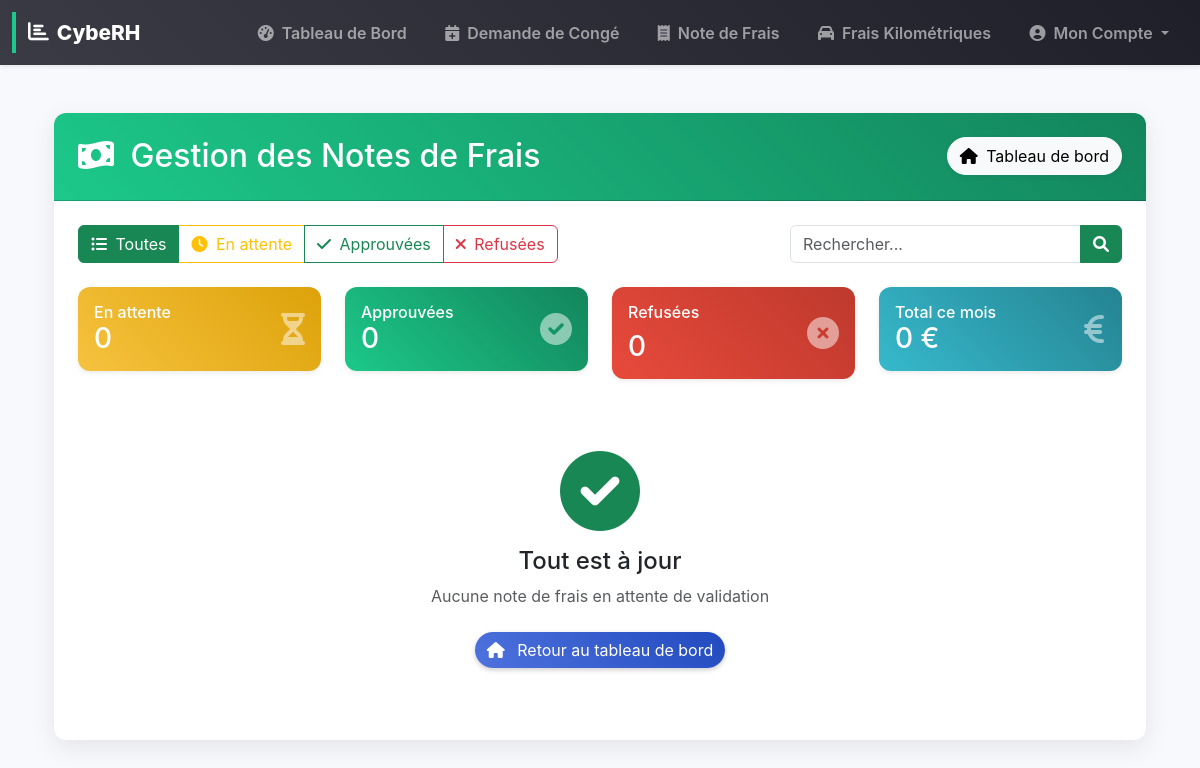
Before: /manage-expenses/ (signed in) with the older database file.
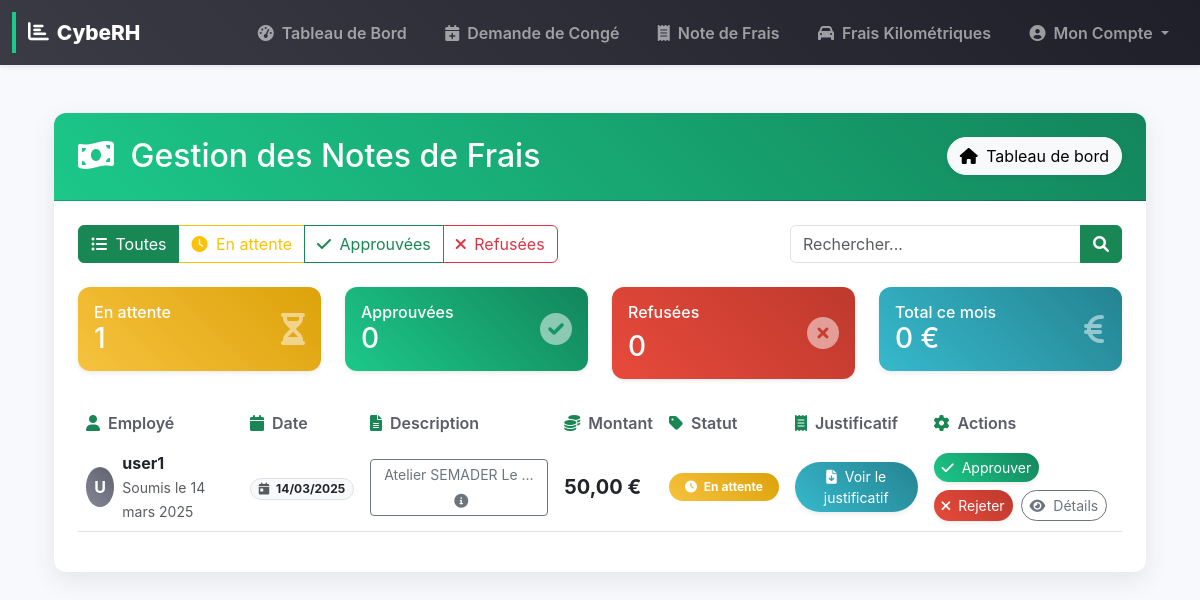
After: the same page with the newer database file.
### rh_management/models.py (models this page shows, shortened)
class ExpenseReport(models.Model):
    user = models.ForeignKey(User, on_delete=models.CASCADE)
    date = models.DateField()
    description = models.CharField(max_length=255)
    amount = models.DecimalField(max_digits=10, decimal_places=2)
    vat = models.DecimalField(max_digits=5, decimal_places=2, default=0.0)
    project = models.CharField(max_length=255, blank=True, null=True)
    location = models.CharField(max_length=255, blank=True, null=True)
    refacturable = models.BooleanField(default=False)
    receipt = models.FileField(upload_to="receipts/", blank=True, null=True)
    status = models.CharField(max_length=10, choices=STATUS_CHOICES, default='pending')
    notification_emails = models.TextField(blank=True, null=True)

### rh_management/views.py (the view)
# urls.py: path("manage-expenses/", manage_expenses_view, name="manage_expenses"),  # Manage expenses
@login_required
@user_passes_test(is_admin_hr_or_encadrant)  # Mise à jour pour inclure les encadrants
def manage_expenses_view(request):
    pending_expenses = ExpenseReport.objects.filter(status='pending')
    return render(request, 'rh_management/manage_expenses.html', {'pending_expenses': pending_expenses})

### rh_management/views.py (called while the page is built)
def is_admin_hr_or_encadrant(user):
    return (user.is_superuser or
            is_rh(user) or  # Utilisation de la fonction is_rh au lieu de la duplication de sa logique
            user.groups.filter(name__in=["HR", "Encadrant"]).exists())

### templates/rh_management/manage_expenses.html (shortened to what the changed rows need)
{% extends "base.html" %}
{% block content %}
<div class="container mt-5">
    <div class="card border-0 shadow-lg rounded-4 overflow-hidden mb-5 animate-fade-in">
        <div class="card-header bg-gradient-success text-white p-4">
            <div class="d-flex justify-content-between align-items-center">
                <h2 class="mb-0"><i class="fas fa-money-bill-wave me-2"></i> Gestion des Notes de Frais</h2>
            </div>
        </div>
        <div class="card-body p-4">
            <div class="row mb-4">
                <div class="col-md-3">
                    <div class="card bg-gradient-warning text-white shadow-sm rounded-4">
                        <div class="card-body p-3">
                            <div class="d-flex justify-content-between align-items-center">
                                <div>
                                    <h6 class="mb-0">En attente</h6>
                                    <h3 class="mb-0">{{ pending_expenses|length|default:"0" }}</h3>
                                </div>
                            </div>
                        </div>
                    </div>
                </div>
            </div>
            {% if pending_expenses %}
            <div class="table-responsive">
                <table class="table table-hover align-middle datatable">
                    <thead class="bg-light">
                        <tr>
                            <th class="border-0">
                                <div class="d-flex align-items-center">
                                    <i class="fas fa-user me-2 text-success"></i>Employé
                                </div>
                            </th>
                            <th class="border-0">
                                <div class="d-flex align-items-center">
                                    <i class="fas fa-calendar me-2 text-success"></i>Date
                                </div>
                            </th>
                            <th class="border-0">
                                <div class="d-flex align-items-center">
                                    <i class="fas fa-file-alt me-2 text-success"></i>Description
                                </div>
                            </th>
                            <th class="border-0">
                                <div class="d-flex align-items-center">
                                    <i class="fas fa-coins me-2 text-success"></i>Montant
                                </div>
                            </th>
                            <th class="border-0">
                                <div class="d-flex align-items-center">
                                    <i class="fas fa-tag me-2 text-success"></i>Statut
                                </div>
                            </th>
                            <th class="border-0">
                                <div class="d-flex align-items-center">
                                    <i class="fas fa-receipt me-2 text-success"></i>Justificatif
                                </div>
                            </th>
                            <th class="border-0">
                                <div class="d-flex align-items-center">
                                    <i class="fas fa-cog me-2 text-success"></i>Actions
                                </div>
                            </th>
                        </tr>
                    </thead>
                    <tbody>
                        {% for expense in pending_expenses %}
                        <tr class="expense-row" data-status="{{ expense.status }}">
                            <td>
                                <div class="d-flex align-items-center">
                                    <div class="avatar-circle bg-gradient-secondary text-white me-2">
                                        {{ expense.user.username|first|upper }}
                                    </div>
                                    <div>
                                        <span class="fw-bold d-block">{{ expense.user.get_full_name|default:expense.user.username }}</span>
                                        <small class="text-muted">Soumis le {{ expense.created_at|date:"d/m/Y"|default:expense.date }}</small>
                                    </div>
                                </div>
                            </td>
                            <td>
                                <span class="badge bg-light text-dark rounded-pill border">
                                    <i class="fas fa-calendar-day text-muted me-1"></i> {{ expense.date|date:"d/m/Y" }}
                                </span>
                            </td>
                            <td>
                                <button type="button" class="btn btn-sm btn-outline-secondary" data-bs-toggle="popover"
                                       data-bs-placement="top" title="Description complète"
                                       data-bs-content="{{ expense.description }}">
                                    <span class="text-truncate d-inline-block" style="max-width: 150px;">
                                        {{ expense.description }}
                                    </span>
                                    <i class="fas fa-info-circle ms-1"></i>
                                </button>
                            </td>
                            <td>
                                <div class="d-flex flex-column">
                                    <span class="fw-bold fs-5">{{ expense.amount }} €</span>
                                </div>
                            </td>
                            <td>
                                <span class="badge bg-gradient-{% if expense.status == 'approved' %}success{% elif expense.status == 'rejected' %}danger{% else %}warning{% endif %} rounded-pill px-3 py-2">
                                    {% if expense.status == 'approved' %}
                                        <i class="fas fa-check-circle me-1"></i> Approuvé
                                    {% elif expense.status == 'rejected' %}
                                        <i class="fas fa-times-circle me-1"></i> Refusé
                                    {% else %}
                                        <i class="fas fa-clock me-1"></i> En attente
                                    {% endif %}
                                </span>
                            </td>
                            <td>
                                {% if expense.receipt %}
                                    <a href="{{ expense.receipt.url }}" target="_blank" class="btn btn-gradient-info btn-sm rounded-pill shadow-sm">
                                        <i class="fas fa-file-download me-1"></i> Voir le justificatif
                                    </a>
                                {% else %}
                                    <span class="badge bg-gradient-danger rounded-pill px-3">
                                        <i class="fas fa-times me-1"></i> Non fourni
                                    </span>
                                {% endif %}
                            </td>
                            <td>
                                <div class="d-flex gap-2 flex-wrap">
                                    {% if expense.status == "pending" %}
                                        <button class="btn btn-gradient-success btn-sm rounded-pill shadow-sm approve-btn"
                                                data-expense-id="{{ expense.id }}" data-bs-toggle="modal" data-bs-target="#approveModal">
                                            <i class="fas fa-check me-1"></i> Approuver
                                        </button>
                                        <button class="btn btn-gradient-danger btn-sm rounded-pill shadow-sm reject-btn"
                                                data-expense-id="{{ expense.id }}" data-bs-toggle="modal" data-bs-target="#rejectModal">
                                            <i class="fas fa-times me-1"></i> Rejeter
                                        </button>
                                    {% endif %}
                                    <button class="btn btn-outline-secondary btn-sm rounded-pill details-btn"
                                            data-bs-toggle="modal" data-bs-target="#detailsModal"
                                            data-expense-id="{{ expense.id }}"
                                            data-description="{{ expense.description }}"
                                            data-amount="{{ expense.amount }}"
                                            data-date="{{ expense.date }}"
                                            data-user="{{ expense.user.get_full_name|default:expense.user.username }}"
                                            data-project="{{ expense.project|default:'' }}"
                                            data-location="{{ expense.location|default:'' }}">
                                        <i class="fas fa-eye me-1"></i> Détails
                                    </button>
                                </div>
                            </td>
                        </tr>
                        {% endfor %}
                    </tbody>
                </table>
            </div>
            {% else %}
                <div class="text-center py-5">
                    <div class="d-flex flex-column align-items-center">
                        <div class="empty-state mb-3">
                            <i class="fas fa-check-circle fa-5x text-success"></i>
                        </div>
                        <h4>Tout est à jour</h4>
                        <p class="text-muted">Aucune note de frais en attente de validation</p>
                        <a href="{% url 'dashboard' %}" class="btn btn-gradient-primary mt-2 rounded-pill">
                            <i class="fas fa-home me-2"></i> Retour au tableau de bord
                        </a>
                    </div>
                </div>
            {% endif %}
        </div>
    </div>
</div>
{% endblock %}

Changed rows visible on the page:
added ExpenseReport: user.username|first "U", user.get_full_name "user1", created_at "14 mars 2025", date "14/03/2025", description "Atelier SEMADER Le…", amount "50,00", status "pending" (drawn)
Other visible differences:
{{ pending_expenses|length|default:"0" }}: "0" → "1"
text no longer shown: "Tout est à jour Aucune note de frais en attente de validation Retour au tableau de bord"
text now shown: "Employé Date Description Montant Statut Justificatif Actions"
